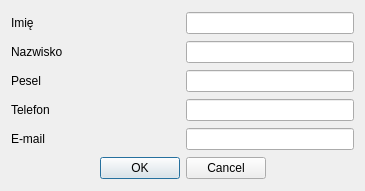
<?xml version="1.0" encoding="UTF-8"?>
<ui version="4.0">
 <class>AddClientDialog</class>
 <widget class="QDialog" name="AddClientDialog">
  <property name="geometry">
   <rect>
    <x>0</x>
    <y>0</y>
    <width>365</width>
    <height>191</height>
   </rect>
  </property>
  <property name="sizePolicy">
   <sizepolicy hsizetype="Preferred" vsizetype="Preferred">
    <horstretch>0</horstretch>
    <verstretch>0</verstretch>
   </sizepolicy>
  </property>
  <property name="windowTitle">
   <string>Dialog</string>
  </property>
  <layout class="QVBoxLayout" name="verticalLayout">
   <item>
    <layout class="QHBoxLayout" name="horizontalLayout">
     <item>
      <widget class="QLabel" name="label">
       <property name="text">
        <string>Imię</string>
       </property>
      </widget>
     </item>
     <item>
      <widget class="QLineEdit" name="nameClientEdit">
       <property name="sizePolicy">
        <sizepolicy hsizetype="Preferred" vsizetype="Fixed">
         <horstretch>0</horstretch>
         <verstretch>0</verstretch>
        </sizepolicy>
       </property>
      </widget>
     </item>
    </layout>
   </item>
   <item>
    <layout class="QHBoxLayout" name="horizontalLayout_2">
     <item>
      <widget class="QLabel" name="label_2">
       <property name="text">
        <string>Nazwisko</string>
       </property>
      </widget>
     </item>
     <item>
      <widget class="QLineEdit" name="surnameClientEdit">
       <property name="sizePolicy">
        <sizepolicy hsizetype="Preferred" vsizetype="Fixed">
         <horstretch>0</horstretch>
         <verstretch>0</verstretch>
        </sizepolicy>
       </property>
      </widget>
     </item>
    </layout>
   </item>
   <item>
    <layout class="QHBoxLayout" name="horizontalLayout_3">
     <item>
      <widget class="QLabel" name="label_3">
       <property name="text">
        <string>Pesel</string>
       </property>
      </widget>
     </item>
     <item>
      <widget class="QLineEdit" name="peselClientEdit">
       <property name="sizePolicy">
        <sizepolicy hsizetype="Preferred" vsizetype="Fixed">
         <horstretch>0</horstretch>
         <verstretch>0</verstretch>
        </sizepolicy>
       </property>
      </widget>
     </item>
    </layout>
   </item>
   <item>
    <layout class="QHBoxLayout" name="horizontalLayout_4">
     <item>
      <widget class="QLabel" name="label_4">
       <property name="text">
        <string>Telefon</string>
       </property>
      </widget>
     </item>
     <item>
      <widget class="QLineEdit" name="phoneClientEdit">
       <property name="sizePolicy">
        <sizepolicy hsizetype="Preferred" vsizetype="Fixed">
         <horstretch>0</horstretch>
         <verstretch>0</verstretch>
        </sizepolicy>
       </property>
      </widget>
     </item>
    </layout>
   </item>
   <item>
    <layout class="QHBoxLayout" name="horizontalLayout_5">
     <item>
      <widget class="QLabel" name="label_5">
       <property name="text">
        <string>E-mail</string>
       </property>
      </widget>
     </item>
     <item>
      <widget class="QLineEdit" name="emailClientEdit">
       <property name="sizePolicy">
        <sizepolicy hsizetype="Preferred" vsizetype="Fixed">
         <horstretch>0</horstretch>
         <verstretch>0</verstretch>
        </sizepolicy>
       </property>
      </widget>
     </item>
    </layout>
   </item>
   <item>
    <widget class="QDialogButtonBox" name="buttonBox">
     <property name="standardButtons">
      <set>QDialogButtonBox::Cancel|QDialogButtonBox::Ok</set>
     </property>
     <property name="centerButtons">
      <bool>true</bool>
     </property>
    </widget>
   </item>
  </layout>
 </widget>
 <resources/>
 <connections/>
</ui>
